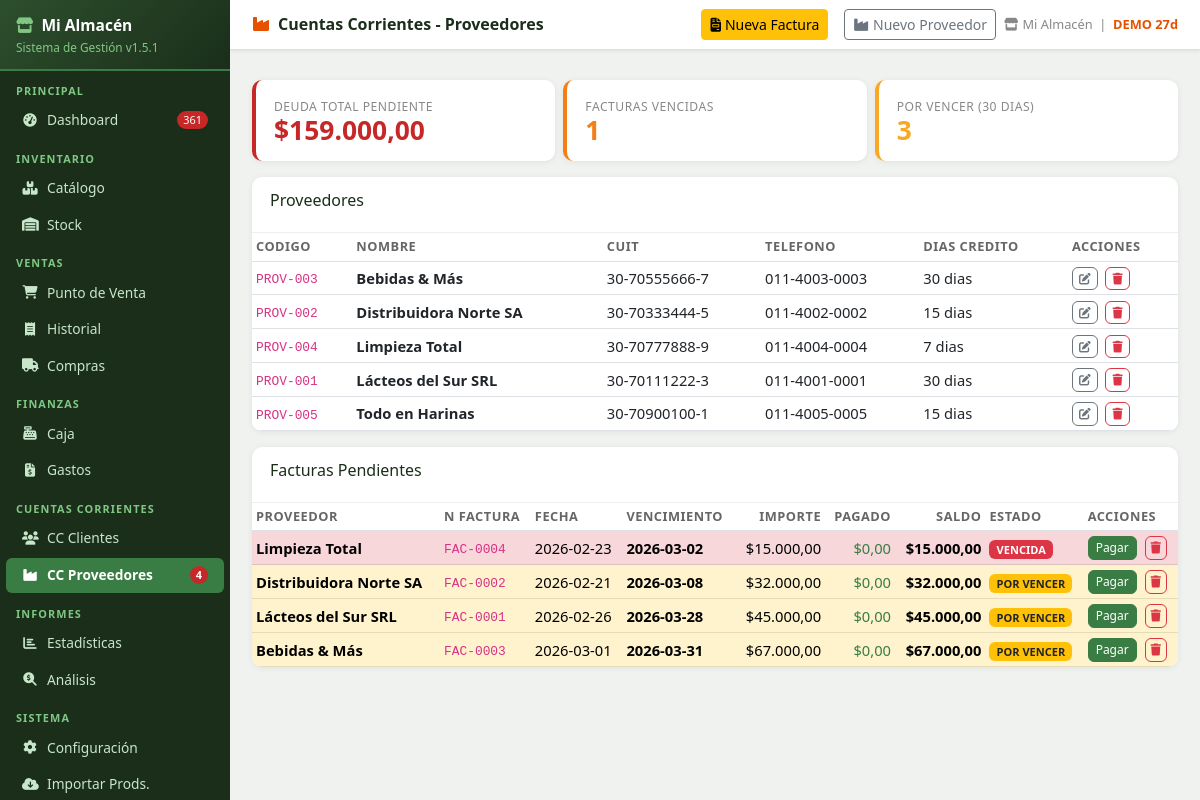
Page /cc_proveedores (signed in) on the earlier database version.
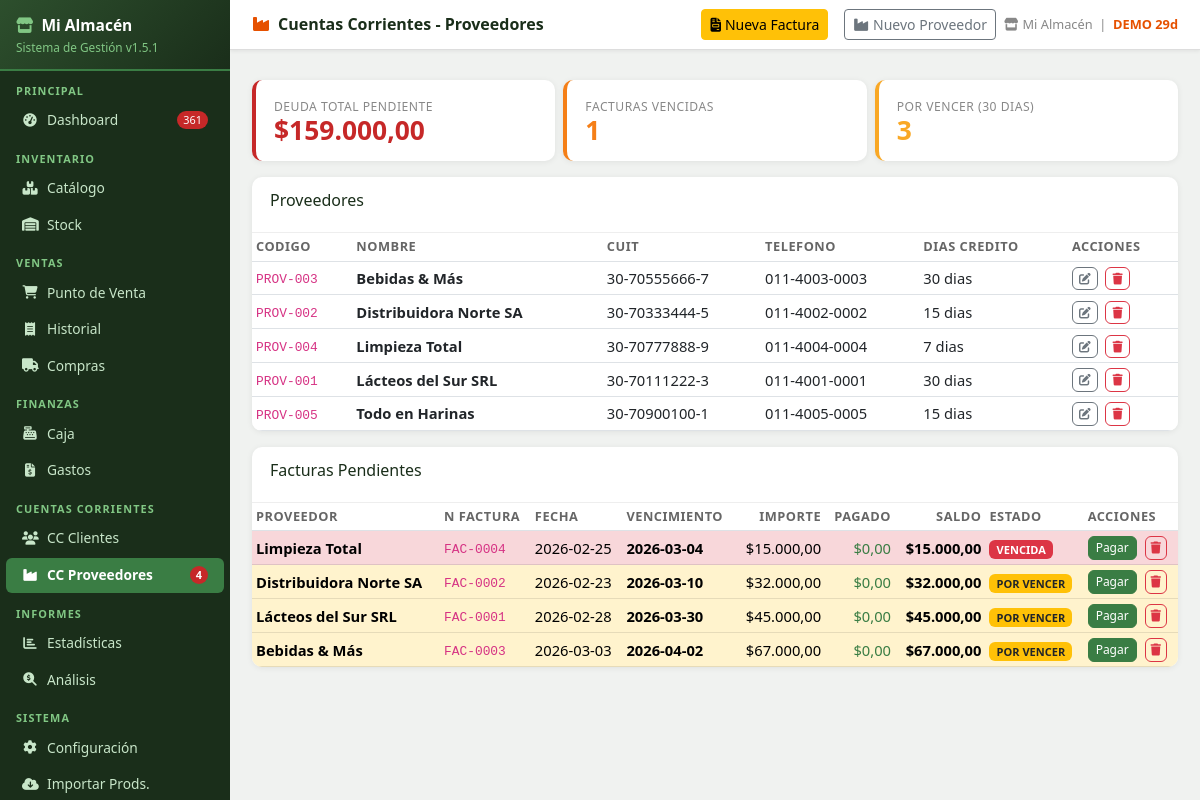
Same page on the later database version.
### tables this page shows
CREATE TABLE config (
            clave TEXT PRIMARY KEY,
            valor TEXT
        );

CREATE TABLE proveedores (
            id INTEGER PRIMARY KEY AUTOINCREMENT,
            codigo TEXT UNIQUE,
            nombre TEXT NOT NULL,
            cuit TEXT DEFAULT '',
            telefono TEXT DEFAULT '',
            email TEXT DEFAULT '',
            dias_credito INTEGER DEFAULT 30,
            activo INTEGER DEFAULT 1
        );

CREATE TABLE facturas_proveedores (
            id INTEGER PRIMARY KEY AUTOINCREMENT,
            proveedor_id INTEGER REFERENCES proveedores(id),
            numero_factura TEXT DEFAULT '',
            fecha TEXT,
            fecha_vencimiento TEXT,
            importe REAL DEFAULT 0,
            pagado REAL DEFAULT 0,
            observaciones TEXT DEFAULT ''
        );

### app.py (the view)
@app.route('/cc_proveedores')
@login_required
def cc_proveedores():
    provs = db.get_proveedores()
    facturas = db.get_facturas_proveedores()
    total_deuda = sum(max(0, f['importe']-f['pagado']) for f in facturas if f['estado']!='PAGADA')
    vencidas = [f for f in facturas if f['estado']=='VENCIDA']
    por_vencer = [f for f in facturas if f['estado']=='POR VENCER']
    return render_template('cc_proveedores.html', proveedores=provs, facturas=facturas,
                           total_deuda=total_deuda, vencidas=vencidas, por_vencer=por_vencer)

### app.py (called while the page is built)
def login_required(f):
    @wraps(f)
    def decorated(*args, **kwargs):
        if 'user' not in session:
            flash('⚠ Debés iniciar sesión para acceder.', 'warning')
            return redirect(url_for('login', next=request.path))
        return f(*args, **kwargs)
    return decorated

@app.before_request
def before():
    global _scheduler_started
    db.init_db()
    if not _scheduler_started:
        _scheduler_started = True
        iniciar_backup_scheduler()
    public = {'/login', '/static'}
    if any(request.path.startswith(p) for p in public):
        return
    if request.path == '/favicon.ico':
        return
    if 'user' in session:
        try:
            inv_at = db.get_config().get('sessions_invalidated_at', '')
            login_at = session.get('login_date', '')
            if inv_at and login_at and login_at < inv_at:
                session.clear()
        except Exception:
            pass
    if 'user' not in session and request.endpoint not in ('login', 'apagar_rapido', 'static', None):
        return redirect(url_for('login', next=request.path))

def fmt_ars(v):
    try:
        return f"${float(v):,.2f}".replace(',','X').replace('.',',').replace('X','.')
    except:
        return "$0,00"

### database.py (called while the page is built, shortened)
def get_conn():
    conn = sqlite3.connect(DB_PATH)
    conn.row_factory = sqlite3.Row
    conn.execute("PRAGMA foreign_keys = ON")
    return conn

def q(sql, params=(), fetchall=True, fetchone=False, commit=False):
    conn = get_conn()
    try:
        c = conn.cursor()
        c.execute(sql, params)
        if commit:
            conn.commit()
            return c.lastrowid
        if fetchone:
            return c.fetchone()
        if fetchall:
            return c.fetchall()
    finally:
        conn.close()

def init_db():
    global _db_initialized
    if _db_initialized:
        return

def get_config():
    rows = q("SELECT clave, valor FROM config")
    return {r['clave']: r['valor'] for r in rows}

def get_proveedores(activo_only=True, search=''):
    sql = "SELECT * FROM proveedores"
    conds = []
    params = []
    if activo_only:
        conds.append("activo=1")
    if search:
        conds.append("(nombre LIKE ? OR codigo LIKE ?)")
        params += [f'%{search}%'] * 2
    if conds:
        sql += " WHERE " + " AND ".join(conds)
    sql += " ORDER BY nombre"
    return q(sql, params)

### templates/cc_proveedores.html (shortened to what this page needs)
{% extends 'base.html' %}
{% block page_title %}<i class="fas fa-industry me-2" style="color:#e65100"></i>Cuentas Corrientes - Proveedores{% endblock %}
{% block topbar_actions %}
<button class="btn btn-warning btn-sm" data-bs-toggle="modal" data-bs-target="#facturaModal">
  <i class="fas fa-file-invoice me-1"></i>Nueva Factura
</button>
<button class="btn btn-outline-secondary btn-sm ms-2" data-bs-toggle="modal" data-bs-target="#provModal">
  <i class="fas fa-industry me-1"></i>Nuevo Proveedor
</button>
{% endblock %}
{% block content %}
<div class="row g-2 mb-3">
  <div class="col-md-4">
    <div class="kpi-card red">
      <div class="kpi-lbl">Deuda Total Pendiente</div>
      <div class="kpi-val">{{ fmt_ars(total_deuda) }}</div>
    </div>
  </div>
  <div class="col-md-4">
    <div class="kpi-card orange">
      <div class="kpi-lbl">Facturas Vencidas</div>
      <div class="kpi-val">{{ vencidas|length }}</div>
    </div>
  </div>
  <div class="col-md-4">
    <div class="kpi-card" style="border-color:#f9a825">
      <div class="kpi-lbl">Por Vencer (30 dias)</div>
      <div class="kpi-val" style="color:#f9a825">{{ por_vencer|length }}</div>
    </div>
  </div>
</div>
<div class="table-card mb-3">
  <div class="tc-header"><h6>Proveedores</h6></div>
  <div class="table-responsive">
    <table class="table table-sm mb-0">
      <thead><tr><th>Codigo</th><th>Nombre</th><th>CUIT</th><th>Telefono</th><th>Dias Credito</th><th>Acciones</th></tr></thead>
      <tbody>
      {% for p in proveedores %}
        <tr><td><code>{{ p.codigo }}</code></td><td><strong>{{ p.nombre }}</strong></td>
        <td>{{ p.cuit or '-' }}</td><td>{{ p.telefono or '-' }}</td><td>{{ p.dias_credito }} dias</td>
        <td>
          <button class="btn btn-xs btn-outline-secondary" style="font-size:.73rem;padding:2px 6px"
            onclick="editarProveedor({{ p.id }},'{{ p.nombre|replace("'","\\'")|e }}','{{ p.cuit or '' }}','{{ p.telefono or '' }}','{{ p.email or '' }}',{{ p.dias_credito }})">
            <i class="fas fa-edit"></i>
          </button>
          <form method="post" action="/proveedores/{{ p.id }}/eliminar" class="d-inline"
                onsubmit="return confirm('¿Desactivar proveedor «{{ p.nombre|e }}»?')">
            <button type="submit" class="btn btn-xs btn-outline-danger ms-1" style="font-size:.73rem;padding:2px 6px">
              <i class="fas fa-trash"></i>
            </button>
          </form>
        </td></tr>
      {% else %}
        <tr><td colspan="6" class="empty-state">Sin proveedores</td></tr>
      {% endfor %}
      </tbody>
    </table>
  </div>
</div>
<div class="table-card">
  <div class="tc-header"><h6>Facturas Pendientes</h6></div>
  <div class="table-responsive">
    <table class="table table-sm mb-0">
      <thead><tr><th>Proveedor</th><th>N Factura</th><th>Fecha</th><th>Vencimiento</th>
      <th class="text-end">Importe</th><th class="text-end">Pagado</th><th class="text-end">Saldo</th>
      <th>Estado</th><th>Acciones</th></tr></thead>
      <tbody>
      {% for f in facturas %}
        <tr class="{% if f.estado=='VENCIDA' %}table-danger{% elif f.estado=='POR VENCER' %}table-warning{% endif %}">
          <td><strong>{{ f.proveedor_nombre_obj }}</strong></td>
          <td><code>{{ f.numero_factura }}</code></td>
          <td>{{ f.fecha }}</td>
          <td class="fw-bold">{{ f.fecha_vencimiento }}</td>
          <td class="text-end">{{ fmt_ars(f.importe) }}</td>
          <td class="text-end text-success">{{ fmt_ars(f.pagado) }}</td>
          <td class="text-end fw-bold">{{ fmt_ars(f.saldo) }}</td>
          <td>
            {% if f.estado=='VENCIDA' %}<span class="badge bg-danger">VENCIDA</span>
            {% elif f.estado=='POR VENCER' %}<span class="badge bg-warning text-dark">POR VENCER</span>
            {% elif f.estado=='PAGADA' %}<span class="badge bg-success">PAGADA</span>
            {% else %}<span class="badge bg-secondary">VIGENTE</span>{% endif %}
          </td>
          <td>
            {% if f.estado != 'PAGADA' %}
            <button class="btn btn-xs btn-success" style="font-size:.75rem;padding:2px 7px"
              onclick="pagarFact({{ f.id }}, {{ f.saldo }})">Pagar</button>
            {% endif %}
            <form method="post" action="/cc_proveedores/factura/{{ f.id }}/eliminar" class="d-inline"
                  onsubmit="return confirm('¿Eliminar factura {{ f.numero_factura }}?')">
              <button type="submit" class="btn btn-xs btn-outline-danger ms-1" style="font-size:.75rem;padding:2px 5px">
                <i class="fas fa-trash"></i>
              </button>
            </form>
          </td>
        </tr>
      {% else %}
        <tr><td colspan="9" class="empty-state">Sin facturas</td></tr>
      {% endfor %}
      </tbody>
    </table>
  </div>
</div>
{% endblock %}

### templates/base.html (shortened to what this page needs)
<!DOCTYPE html>
<html lang="es">
<head>
<link href="https://cdn.jsdelivr.net/npm/bootstrap@5.3.0/dist/css/bootstrap.min.css" rel="stylesheet">
<link href="https://cdnjs.cloudflare.com/ajax/libs/font-awesome/6.4.0/css/all.min.css" rel="stylesheet">
</head>
<body>
<div id="sidebar">
  <div class="logo">
    <h5><i class="fas fa-store me-2" style="color:#81c784"></i>{{ cfg_nombre or 'Mi Almacén' }}</h5>
    <small>Sistema de Gestión v{{ app_version }}</small>
  </div>
  <div class="nav-label">Principal</div>
  <a href="/" class="nav-link {% if request.path == '/' %}active{% endif %}">
    <i class="fas fa-tachometer-alt"></i> Dashboard
    {% if alertas_sidebar and (alertas_sidebar.sin_stock + alertas_sidebar.critico) > 0 %}
      <span class="badge-alert">{{ alertas_sidebar.sin_stock + alertas_sidebar.critico }}</span>
    {% endif %}
  </a>
  <div class="nav-label">Inventario</div>
  <a href="/productos" class="nav-link {% if '/productos' in request.path and '/importar' not in request.path %}active{% endif %}">
    <i class="fas fa-boxes"></i> Catálogo
  </a>
  <a href="/stock" class="nav-link {% if '/stock' in request.path %}active{% endif %}">
    <i class="fas fa-warehouse"></i> Stock
  </a>
  <div class="nav-label">Ventas</div>
  <a href="/punto_venta" class="nav-link {% if '/punto_venta' in request.path %}active{% endif %}">
    <i class="fas fa-shopping-cart"></i> Punto de Venta
  </a>
  <a href="/historial" class="nav-link {% if '/historial' in request.path %}active{% endif %}">
    <i class="fas fa-receipt"></i> Historial
  </a>
  <a href="/compras" class="nav-link {% if '/compras' in request.path %}active{% endif %}">
    <i class="fas fa-truck"></i> Compras
  </a>
  <div class="nav-label">Finanzas</div>
  <a href="/caja" class="nav-link {% if '/caja' in request.path %}active{% endif %}">
    <i class="fas fa-cash-register"></i> Caja
  </a>
  <a href="/gastos" class="nav-link {% if '/gastos' in request.path %}active{% endif %}">
    <i class="fas fa-file-invoice-dollar"></i> Gastos
  </a>
  <div class="nav-label">Cuentas Corrientes</div>
  <a href="/cc_clientes" class="nav-link {% if '/cc_clientes' in request.path %}active{% endif %}">
    <i class="fas fa-users"></i> CC Clientes
  </a>
  <a href="/cc_proveedores" class="nav-link {% if '/cc_proveedores' in request.path %}active{% endif %}">
    <i class="fas fa-industry"></i> CC Proveedores
    {% if alertas_sidebar and alertas_sidebar.facturas_por_vencer > 0 %}
      <span class="badge-alert">{{ alertas_sidebar.facturas_por_vencer }}</span>
    {% endif %}
  </a>
  <div class="nav-label">Informes</div>
  <a href="/estadisticas" class="nav-link {% if '/estadisticas' in request.path %}active{% endif %}">
    <i class="fas fa-chart-bar"></i> Estadísticas
  </a>
  <a href="/analisis" class="nav-link {% if '/analisis' in request.path %}active{% endif %}">
    <i class="fas fa-search-dollar"></i> Análisis
  </a>
  <div class="nav-label">Sistema</div>
  <a href="/config" class="nav-link {% if request.path == '/config' %}active{% endif %}">
    <i class="fas fa-cog"></i> Configuración
  </a>
  <a href="/productos/importar" class="nav-link {% if '/importar' in request.path %}active{% endif %}">
    <i class="fas fa-cloud-download-alt"></i> Importar Prods.
  </a>
</div>
<div id="main">
  <div class="topbar">
    <h4>{% block page_title %}Dashboard{% endblock %}</h4>
    <div class="tb-actions">
      {% block topbar_actions %}{% endblock %}
      <span class="meta">
        <i class="fas fa-store me-1"></i>{{ cfg_nombre or 'Mi Almacén' }}
        &nbsp;|&nbsp;
        {% if demo_status and demo_status.demo and not demo_status.vencido %}
          <span style="color:#e65100;font-weight:600;">DEMO {{ demo_status.dias_restantes }}d</span>
        {% elif demo_status and not demo_status.demo %}
          <span style="color:#2e7d32;font-weight:600;"><i class="fas fa-check-circle"></i> Licenciado</span>
        {% endif %}
      </span>
    </div>
  </div>
  <div class="px-3 pt-2">
  </div>
  <div class="content">
    {% block content %}{% endblock %}
  </div>
</div>
</body>
</html>

Differences in the rows shown:
changed facturas_proveedores "FAC-0004": fecha "2026-02-23" → "2026-02-25"; fecha_vencimiento "2026-03-02" → "2026-03-04"
changed facturas_proveedores "FAC-0002": fecha "2026-02-21" → "2026-02-23"; fecha_vencimiento "2026-03-08" → "2026-03-10"
changed facturas_proveedores "FAC-0001": fecha "2026-02-26" → "2026-02-28"; fecha_vencimiento "2026-03-28" → "2026-03-30"
changed facturas_proveedores "FAC-0003": fecha "2026-03-01" → "2026-03-03"; fecha_vencimiento "2026-03-31" → "2026-04-02"
Other differences:
{{ demo_status.dias_restantes }}: "27" → "29"
